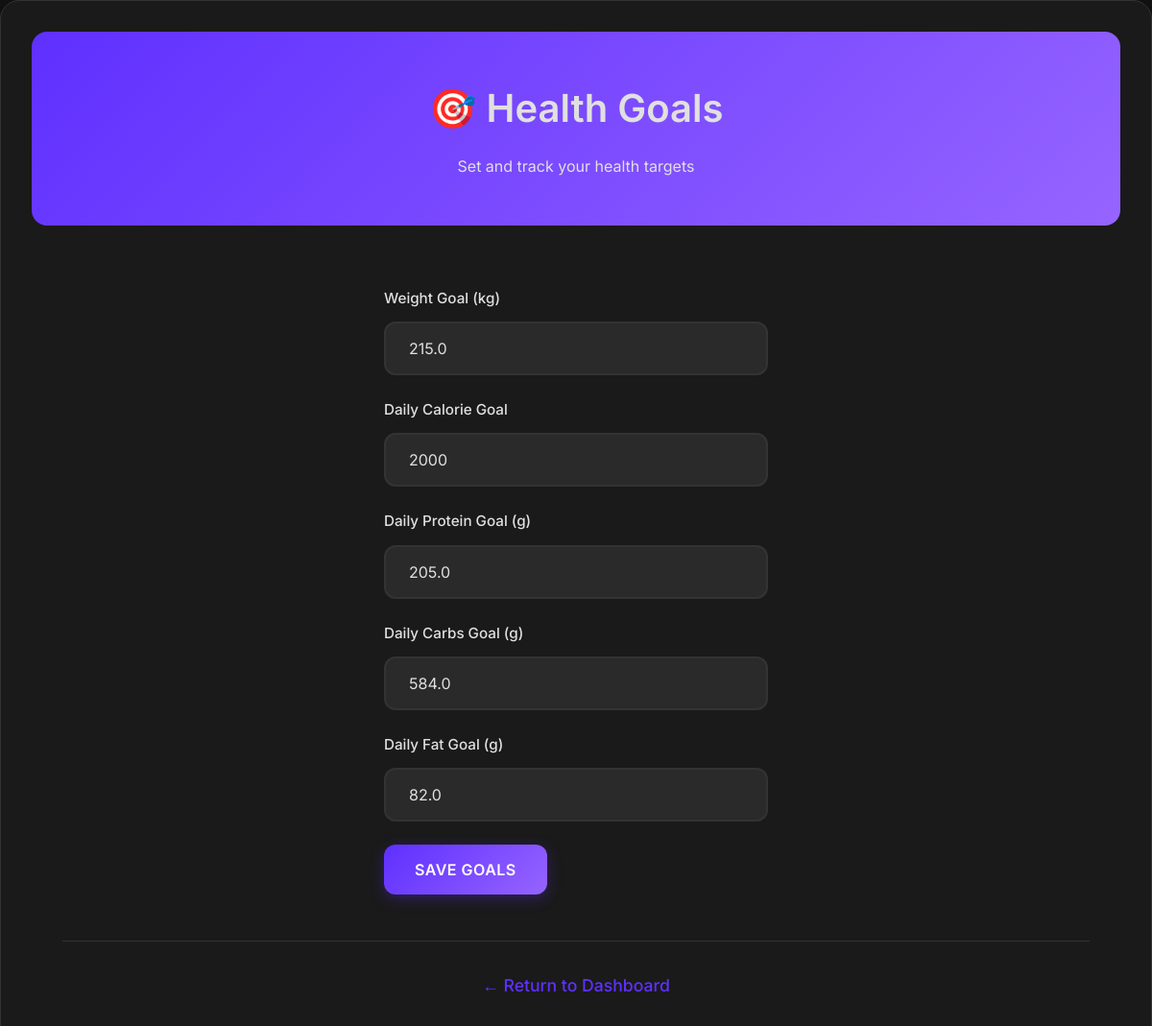
The page /goals (signed in) on the database its author committed.
### tables this page shows
CREATE TABLE goals (
            id INTEGER PRIMARY KEY AUTOINCREMENT,
            user_id INTEGER,
            weight_goal REAL,
            calorie_goal INTEGER, protein_goal REAL, carbs_goal REAL, fat_goal REAL,
            FOREIGN KEY (user_id) REFERENCES users(id)
        );

### cedhealth_app.py (the view, shortened to what this page needs)
@app.route('/goals', methods=['GET', 'POST'])
def goals():
    if 'user_id' not in session:
        return redirect(url_for('login'))
    user_id = session['user_id']
    conn = sqlite3.connect('cedhealth.db')
    c = conn.cursor()
    c.execute('SELECT weight_goal, calorie_goal, protein_goal, carbs_goal, fat_goal FROM goals WHERE user_id = ?',
              (user_id, ))
    goal = c.fetchone()
    conn.close()
    return render_template('goals.html', goal=goal)

### templates/goals.html (shortened to what this page needs)
<!DOCTYPE html>
<html lang="en">
<head>
    <link rel="stylesheet" href="{{ url_for('static', filename='style.css') }}">
</head>
<body>
    <div class="container">
        <div class="header">
            <h1>🎯 Health Goals</h1>
            <p>Set and track your health targets</p>
        </div>
        <div class="content">
            <form method="POST" class="form-container">
                <div class="form-group">
                    <label for="weight_goal">Weight Goal (kg)</label>
                    <input type="number" id="weight_goal" name="weight_goal" step="0.1"
                           value="{{ goal[0] if goal else '' }}" placeholder="Enter your target weight">
                </div>
                <div class="form-group">
                    <label for="calorie_goal">Daily Calorie Goal</label>
                    <input type="number" id="calorie_goal" name="calorie_goal"
                           value="{{ goal[1] if goal else '' }}" placeholder="Enter daily calorie target">
                </div>
                <div class="form-group">
                    <label for="protein_goal">Daily Protein Goal (g)</label>
                    <input type="number" id="protein_goal" name="protein_goal" step="0.1"
                           value="{{ goal[2] if goal else '' }}" placeholder="Enter daily protein target">
                </div>
                <div class="form-group">
                    <label for="carbs_goal">Daily Carbs Goal (g)</label>
                    <input type="number" id="carbs_goal" name="carbs_goal" step="0.1"
                           value="{{ goal[3] if goal else '' }}" placeholder="Enter daily carbs target">
                </div>
                <div class="form-group">
                    <label for="fat_goal">Daily Fat Goal (g)</label>
                    <input type="number" id="fat_goal" name="fat_goal" step="0.1"
                           value="{{ goal[4] if goal else '' }}" placeholder="Enter daily fat target">
                </div>
                <button type="submit" class="btn btn-primary">Save Goals</button>
            </form>
            <div class="back-link">
                <a href="/dashboard">← Return to Dashboard</a>
            </div>
        </div>
    </div>
</body>
</html>

### static/style.css (style rules this page uses)
* { margin: 0; padding: 0; box-sizing: border-box; }
:root { --primary-bg: #121212; --secondary-bg: #1A1A1A; --tertiary-bg: #2A2A2A; --card-bg: #1A1A1A; --accent-color: #5f30ff; --accent-gradient: linear-gradient(135deg, #5f30ff 0%, #9664ff 100%); --accent-hover: #7c3aed; --text-primary: #e0e0e0; --text-secondary: #B8B8B8; --text-muted: #888888; --border-color: #333333; --shadow-light: rgba(95, 48, 255, 0.1); --shadow-medium: rgba(0, 0, 0, 0.3); --shadow-heavy: rgba(0, 0, 0, 0.5); --radius-sm: 8px; --radius-md: 12px; --radius-lg: 16px; --radius-xl: 20px; --space-xs: 0.5rem; --space-sm: 0.75rem; --space-md: 1rem; --space-lg: 1.5rem; --space-xl: 2rem; --space-2xl: 3rem; }
body { font-family: 'Inter', 'Poppins', -apple-system, BlinkMacSystemFont, 'Segoe UI', Roboto, sans-serif; line-height: 1.6; color: var(--text-primary); background-color: var(--primary-bg); min-height: 100vh; font-weight: 400; }
h1, h2, h3, h4, h5, h6 { font-weight: 600; margin-bottom: var(--space-md); color: var(--text-primary); font-family: 'Inter', sans-serif; }
h1 { font-size: 2.5rem; }
p, span, div, label, li, td, th { color: var(--text-primary); font-family: 'Inter', sans-serif; }
a { color: var(--accent-color); text-decoration: none; transition: color 0.3s ease; }
.btn { display: inline-flex; align-items: center; justify-content: center; padding: var(--space-md) var(--space-xl); font-size: 1rem; font-weight: 600; text-decoration: none; border: none; border-radius: var(--radius-md); cursor: pointer; transition: all 0.3s ease; white-space: nowrap; text-transform: uppercase; letter-spacing: 0.5px; font-family: 'Inter', sans-serif; }
.btn-primary, .btn { background: var(--accent-gradient); color: white; box-shadow: 0 4px 15px rgba(95, 48, 255, 0.3); }
input[type="text"], input[type="email"], input[type="password"], input[type="number"], input[type="date"], select, textarea { width: 100%; padding: var(--space-md) var(--space-lg); font-size: 1rem; font-family: 'Inter', sans-serif; font-weight: 400; border: 2px solid var(--border-color); border-radius: var(--radius-md); background: var(--tertiary-bg); color: var(--text-primary); transition: all 0.3s ease; }
input::placeholder { color: var(--text-muted); }
.form-group { margin-bottom: var(--space-lg); }
.form-group label { display: block; margin-bottom: var(--space-sm); font-weight: 500; color: var(--text-primary); font-size: 0.95rem; }
.container { max-width: 1200px; margin: 0 auto; padding: var(--space-xl); background: var(--card-bg); border-radius: var(--radius-xl); box-shadow: 0 8px 32px var(--shadow-medium); border: 1px solid var(--border-color); }
.header, .page-header { background: var(--accent-gradient); color: white; padding: var(--space-2xl) var(--space-xl); text-align: center; border-radius: var(--radius-lg); margin-bottom: var(--space-xl); position: relative; }
.back-link { text-align: center; margin-top: var(--space-2xl); padding-top: var(--space-xl); border-top: 1px solid var(--border-color); }
.back-link a { color: var(--accent-color); text-decoration: none; font-weight: 500; transition: color 0.3s ease; font-size: 1.1rem; }
.content { padding: var(--space-xl); }

### templates/goals.html (style rules this page uses)
.form-container { max-width: 400px; margin: 0 auto; }

### rows shown on the page
goals: weight_goal "215.0", calorie_goal "2000", protein_goal "205.0", carbs_goal "584.0", fat_goal "82.0"
